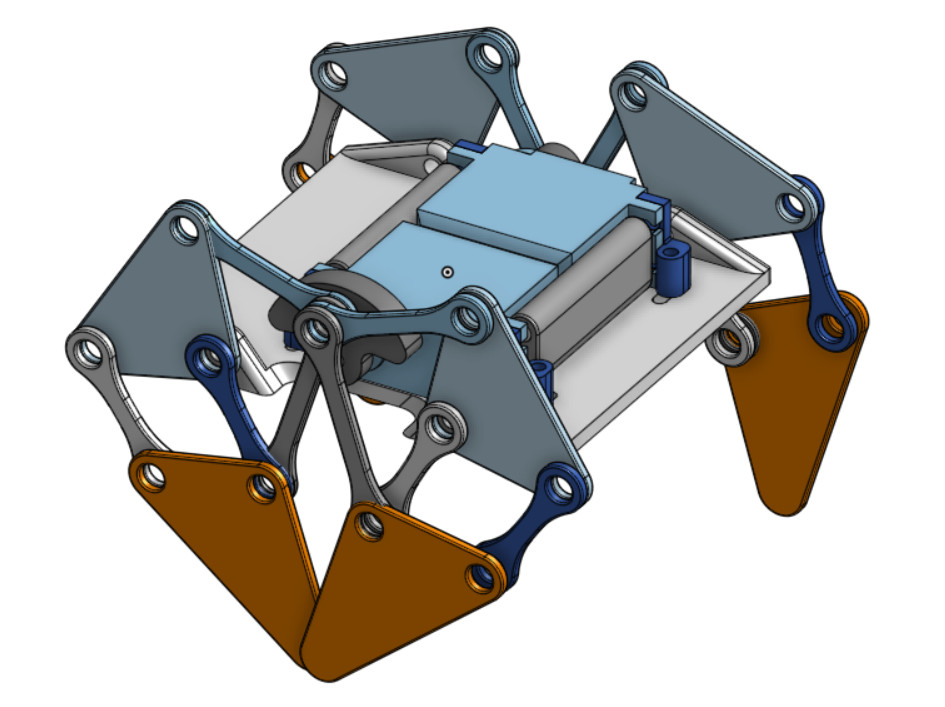
#> input picture images/Jansen_walker.jpg, 945 x 707 px
$ python -i colorfilterdefect.py   (imports and definitions only)   (older library calls are emulated)
#> lines starting #> are read from the running program, lines starting #| are printed output that depends on the picture; after the words box and inside, x2 and y2 are one past the last pixel; in counts of white or black regions, pixels touching at a corner belong together
# -*- coding: utf-8 -*-

from typing import Tuple, List, Optional
import cv2 as cv
import numpy as np
import math
from collections import Counter
from core.colorfilterdefect import cvtool


def cp_list(mat, contours):
    cs = []
    for i in range(0, len(contours)):
        cs.append(ContourProperty(mat, contours[i]))
    return cs


# [72 lines left out: functions mark_contour, set_hv, mask_hv, on_hv, near_vertical_line, not called in this run]


class ContourProperty:

    def __init__(self, mat, contour):
        self.contourde_hv: Optional[np.ndarray] = None
        self.mat = mat
        self.height, self.width = mat.shape
        self.contour = contour
        self.rectx, self.recty, self.rectw, self.recth = cv.boundingRect(self.contour)
        rotbox = cv.minAreaRect(contour)
        self.rotx, self.roty = rotbox[0]
        self.rotwidth, self.rotheight = rotbox[1]
        self.rotpts = cv.boxPoints(rotbox)
        self.angle = rotbox[2]
        if self.rotwidth < self.rotheight:
            self.angle = 90 + self.angle

        self.center = cvtool.contour_center(self.contour)
        self.area = cv.contourArea(self.contour)

    # [35 lines left out: function de_hv, not called in this run]


enableprocess1 = True
enableprocess2 = True
enableprocess3 = True
enableprocess4 = True
enableprocess5 = True
enableprocess6 = True
show = False


def rotate(image, angle):
    image_center = tuple(np.array(image.shape[1::-1]) / 2)
    rot_mat = cv.getRotationMatrix2D(image_center, angle, 1.0)
    result = cv.warpAffine(image, rot_mat, image.shape[1::-1], flags=cv.INTER_LINEAR)
    return result


def process1(gray, left, right, top, bottom, verticallist, horizontallist, vspacelist, hspacelist):
    height, width = gray.shape
    bw = cv.adaptiveThreshold(gray, 255, cv.ADAPTIVE_THRESH_MEAN_C, cv.THRESH_BINARY, 15, -2)
    vertical = np.array(bw)
    elementv = cv.getStructuringElement(cv.MORPH_RECT, (1, 20))
    vertical = cv.erode(vertical, elementv)
    vertical = cv.dilate(vertical, elementv)
    helement = cv.getStructuringElement(cv.MORPH_RECT, (60, 1))
    vertical = cv.dilate(vertical, helement)
    vertical = cv.erode(vertical, helement)
    velement = cv.getStructuringElement(cv.MORPH_RECT, (1, 20))
    vertical = cv.dilate(vertical, velement)
    vertical = cv.erode(vertical, velement)
    edges = cv.adaptiveThreshold(vertical, 255, cv.ADAPTIVE_THRESH_MEAN_C, cv.THRESH_BINARY, 3, -2)
    im2, cnts, hierarchy = cv.findContours(edges, cv.RETR_LIST, cv.CHAIN_APPROX_NONE)
    if cnts is None or len(cnts) == 0:
        return cnts
    cplist = cp_list(edges, cnts)
    set_hv(verticallist, horizontallist, vspacelist, hspacelist, edges, cnts, False, False)
    dehvlist = []
    for i in range(0, len(cnts)):
        c = cplist[i]

        if on_hv(verticallist, horizontallist, c.center, 10):
            continue
        if c.rectw > width / 8 or c.recth > height / 8:
            continue
        if c.area < 30:
            continue
        c.de_hv(verticallist, horizontallist, 1, 0.3, left, right, top, bottom)
        if c.contourde_hv is None or len(c.contourde_hv) == 0:
            continue
        else:
            dehvlist.append(c.contourde_hv)
    return dehvlist


# [308 lines left out: functions process2, process3, process4, distance, merge_contours, all_lines and 7 more, not called in this run]


def line_angle(mat):
    gray = cv.cvtColor(mat, cv.COLOR_BGR2GRAY)
    canny = cv.Canny(gray, 255, 100)
    lines = cv.HoughLinesP(canny, 1, np.pi / 180, 220, 220, 220, 20)
    if lines is None or len(lines) == 0:
        return 0
    angs = []
    for line in lines[0]:
        ang = math.atan2(line[3] - line[1], line[2] - line[0]) * 180 / np.pi
        angs.append(ang)
    counts = Counter(angs)
    asorted = sorted(counts.items(), key=lambda kv: kv[1], reverse=True)
    return asorted[0][0]


def process(img):
    verticallist = []
    horizontallist = []
    vspacelist = []
    hspacelist = []

    height, width, channels = img.shape
    mat = np.array(img)
    percent = 0.05
    left = int(width * percent)
    right = int(width * percent)
    top = int(height * percent)
    bottom = int(height * percent)
    reflect = cv.copyMakeBorder(mat, top, bottom, left, right, cv.BORDER_REFLECT)
    angle = line_angle(reflect)
    rotated = rotate(reflect, angle)
    gray = cv.cvtColor(rotated, cv.COLOR_BGR2GRAY)

    cmap = np.zeros(gray.shape, dtype=gray.dtype)
    if enableprocess1:
        contours1 = process1(
            np.array(gray),
            left,
            right,
            top,
            bottom,
            verticallist,
            horizontallist,
            vspacelist,
            hspacelist
        )
        if (not (contours1 is None)) and len(contours1) > 0:
            cv.drawContours(cmap, contours1, -1, 255)

    if enableprocess2:
        contours2 = process2(
            np.array(gray),
            left,
            right,
            top,
            bottom,
            verticallist,
            horizontallist,
            vspacelist,
            hspacelist
        )
        if (not (contours2 is None)) and len(contours2) > 0:
            cv.drawContours(cmap, contours2, -1, 255)

    if enableprocess3:
        contours3 = process3(np.array(gray))
        if (not (contours3 is None)) and len(contours3) > 0:
            cv.drawContours(cmap, contours3, -1, 255)

    if enableprocess4:
        contours4 = process4(
            np.array(gray),
            left,
            right,
            top,
            bottom,
            verticallist,
            horizontallist,
            vspacelist,
            hspacelist
        )
        if (not (contours4 is None)) and len(contours4) > 0:
            cv.drawContours(cmap, contours4, -1, 255)

    if enableprocess5:
        contours5 = process5(
            np.array(gray),
            verticallist,
            horizontallist,
            vspacelist,
            hspacelist
        )
        if (not (contours5 is None)) and len(contours5) > 0:
            cv.drawContours(cmap, contours5, -1, 255)

    if enableprocess6:
        contours6 = process6(
            np.array(gray),
            verticallist,
            horizontallist,
            vspacelist,
            hspacelist
        )
        if (not (contours6 is None)) and len(contours6) > 0:
            cv.drawContours(cmap, contours6, -1, 255)

    cmap = rotate(cmap, -angle)
    cmap = cmap[top:height + top, left:width + left]
    orgcmap = np.array(cmap)
    edges = cv.adaptiveThreshold(orgcmap, 255, cv.ADAPTIVE_THRESH_MEAN_C, cv.THRESH_BINARY, 3, -2)
    im2, cnts, hierarchy = cv.findContours(edges, cv.RETR_EXTERNAL, cv.CHAIN_APPROX_NONE)
    index = []
    for i in range(0, len(cnts)):
        p = cvtool.contour_center(cnts[i])
        if p[0] < 0 or p[0] >= width or p[1] < 0 or p[1] >= height:
            index.append(i)
    cnts = cvtool.delete(cnts, index)
    cv.drawContours(img, cnts, -1, (0, 255, 0))
    for c in cnts:
        cv.circle(img, cvtool.contour_center(c), 6, (0, 0, 255), 3)
        rx, ry, rw, rh = cv.boundingRect(c)
        cv.line(img, (rx, ry), (rx + rw - 1, ry), (255, 0, 0), 3)
        cv.line(img, (rx + rw - 1, ry), (rx + rw - 1, ry + rh - 1), (255, 0, 0), 3)
        cv.line(img, (rx + rw - 1, ry + rh - 1), (rx, ry + rh - 1), (255, 0, 0), 3)
        cv.line(img, (rx, ry + rh - 1), (rx, ry), (255, 0, 0), 3)
    return img, cnts


# [7 lines left out: function image_detect, not called in this run]

>>> import cv2
>>> picture = cv2.imread('../../../../../../images/Jansen_walker.jpg')
#> picture is the input picture: shape (707, 945, 3); mean B, G, R 192.6, 195.1, 195.8
>>> result = process(picture)
#> in process, `reflect = cv.copyMakeBorder(mat, top, bottom, left, right, cv.BORDER_R..`:
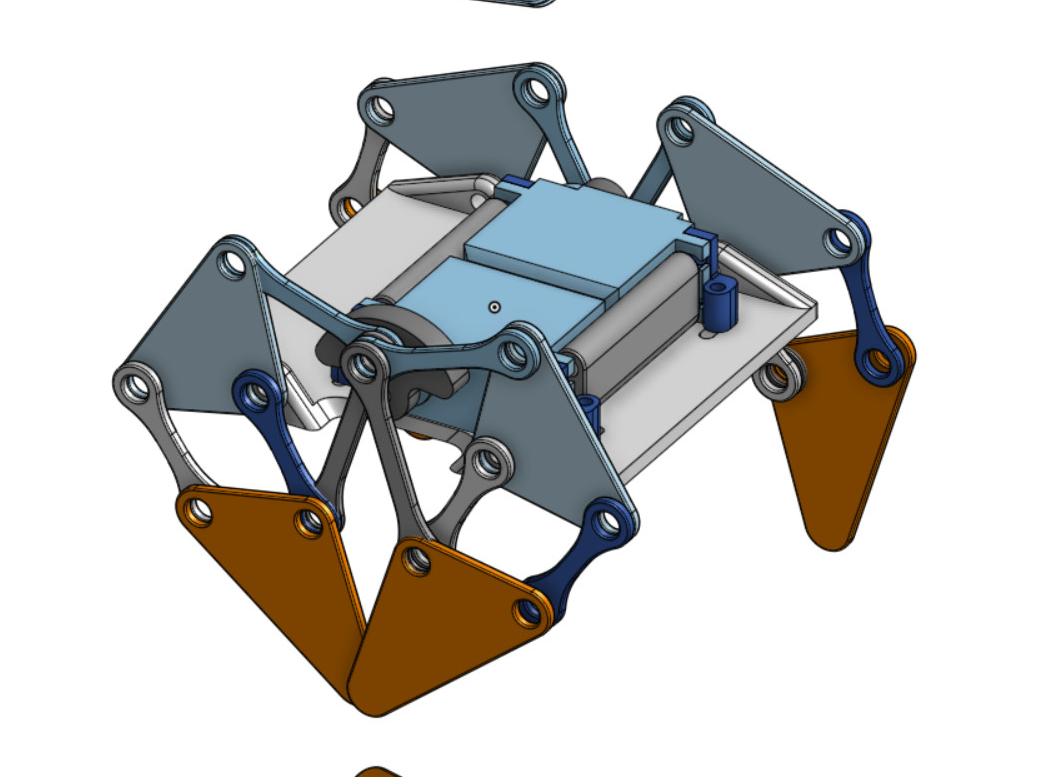
#> reflect: shape (777, 1039, 3); mean B, G, R 203.1, 205.2, 205.8
#> in line_angle, `gray = cv.cvtColor(mat, cv.COLOR_BGR2GRAY)`:
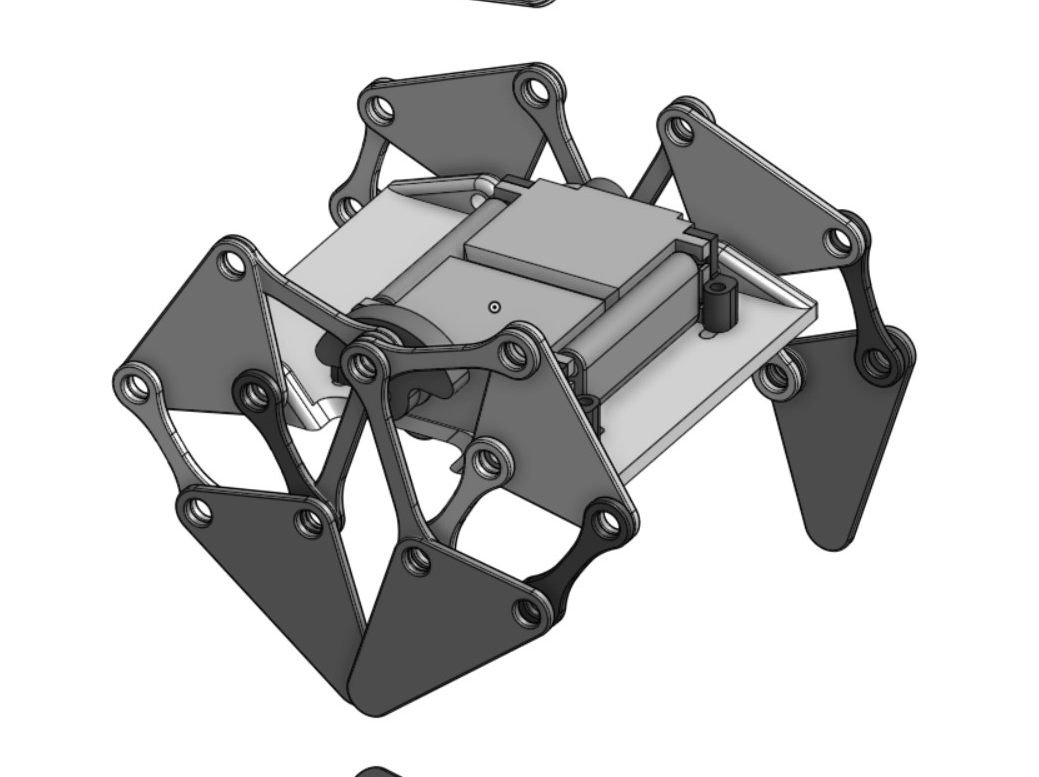
#> gray: shape (777, 1039); min 0, max 255, mean 205.2
#> in line_angle, `canny = cv.Canny(gray, 255, 100)`:
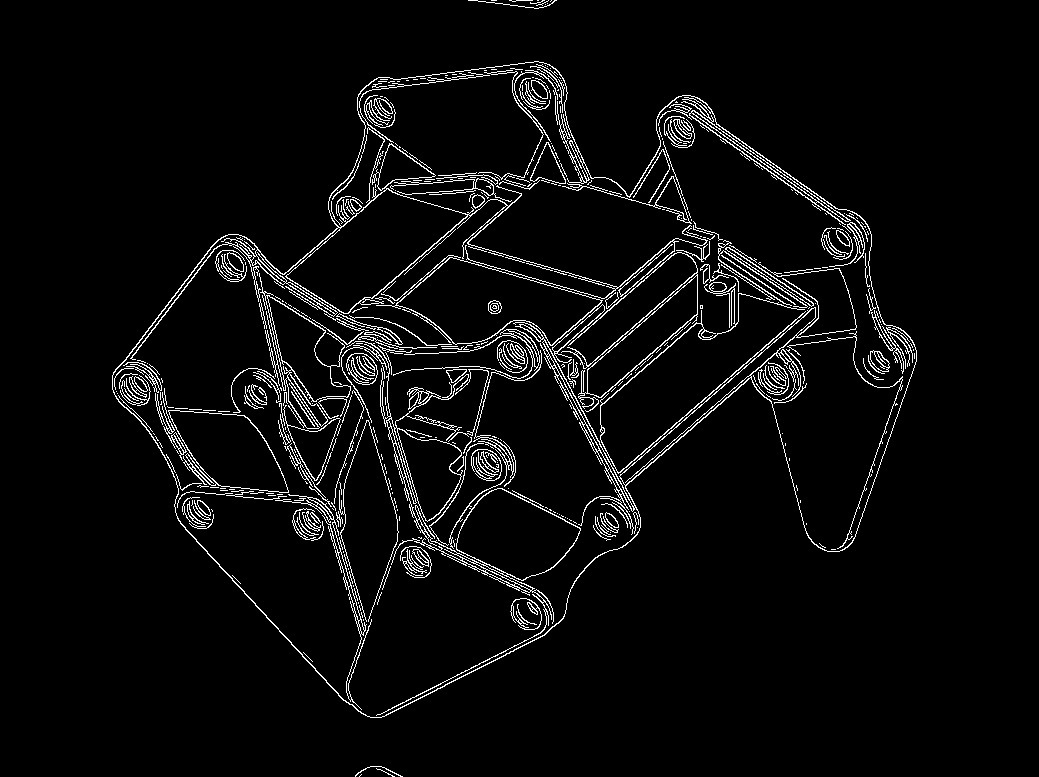
#> canny: shape (777, 1039); 4.3% white in thin lines or dots, all inside (x1, y1, x2, y2) = (112, 0, 917, 777)
#> in line_angle, `lines = cv.HoughLinesP(canny, 1, np.pi / 180, 220, 220, 220, 20)`: lines = None
#> in process, `angle = line_angle(reflect)`: angle = 0
#> in rotate, `rot_mat = cv.getRotationMatrix2D(image_center, angle, 1.0)`: rot_mat = [[1, 0, 0], [0, 1, 0]]
#> in process1, `bw = cv.adaptiveThreshold(gray, 255, cv.ADAPTIVE_THRESH_MEAN_C, cv.THR..`:
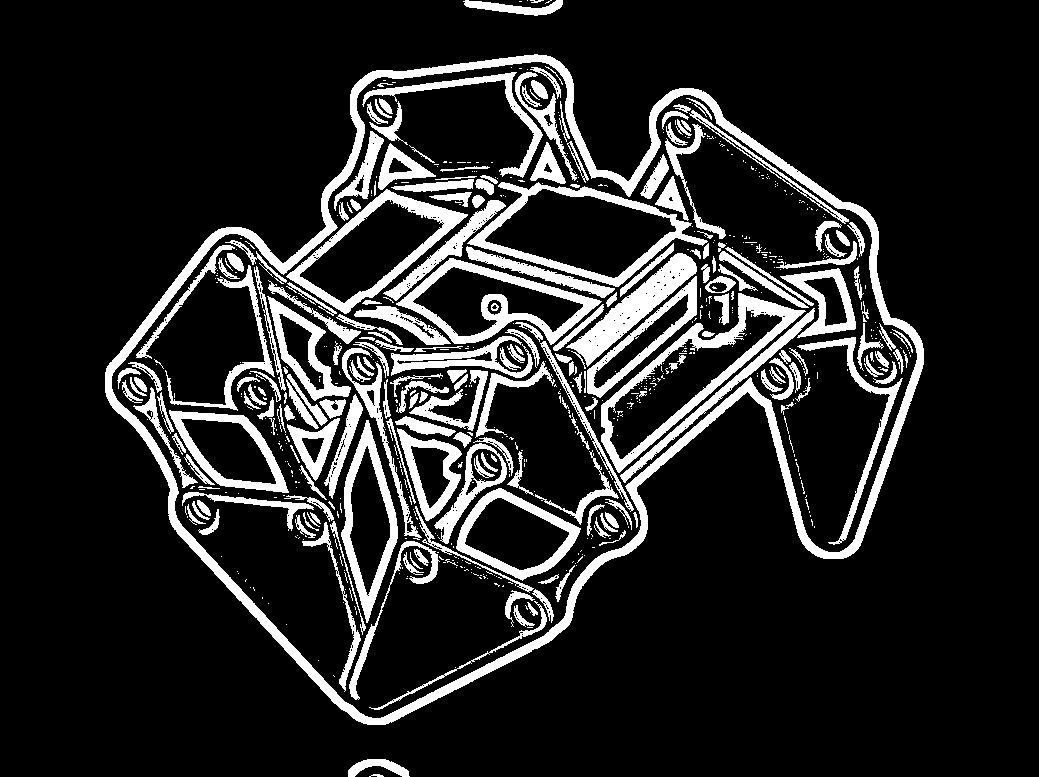
#> bw: shape (777, 1039); 14.9% white; 708 white regions (486 under 20 px), largest, box (x1, y1, x2, y2) and area: (105, 54, 924, 725) 23596, (601, 293, 806, 473) 4928, (396, 258, 602, 345) 4064
#> in process1, `vertical = cv.erode(vertical, elementv)`: vertical: shape (777, 1039); 1.1% white; 166 white regions (93 under 20 px), largest, box (x1, y1, x2, y2) and area: (344, 430, 397, 614) 1175, (857, 342, 923, 541) 498, (582, 313, 620, 358) 452
#> in process1, `vertical = cv.dilate(vertical, elementv)`: vertical: shape (777, 1039); 3.3% white; 121 white regions, largest, box (x1, y1, x2, y2) and area: (344, 421, 397, 624) 2999, (857, 333, 923, 551) 1771, (582, 304, 620, 368) 1174
#> in process1, `vertical = cv.dilate(vertical, helement)`: vertical: shape (777, 1039); 25.1% white; 14 white regions, largest, box (x1, y1, x2, y2) and area: (443, 217, 953, 551) 67311, (184, 252, 552, 701) 64657, (477, 69, 749, 212) 22716
#> in process1, `vertical = cv.erode(vertical, helement)`: vertical: shape (777, 1039); 10.1% white; 14 white regions, largest, box (x1, y1, x2, y2) and area: (214, 252, 523, 701) 35098, (473, 217, 924, 551) 25952, (507, 69, 720, 212) 8615
#> in process1, `vertical = cv.dilate(vertical, velement)`: vertical: shape (777, 1039); 14.8% white; 14 white regions, largest, box (x1, y1, x2, y2) and area: (214, 243, 523, 711) 46809, (473, 208, 924, 561) 40253, (507, 60, 720, 222) 13009
#> in process1, `vertical = cv.erode(vertical, velement)`: vertical: shape (777, 1039); 10.7% white; 14 white regions, largest, box (x1, y1, x2, y2) and area: (214, 253, 523, 702) 37176, (473, 218, 924, 552) 27827, (507, 70, 720, 213) 8886
#> in process1, `edges = cv.adaptiveThreshold(vertical, 255, cv.ADAPTIVE_THRESH_MEAN_C,..`:
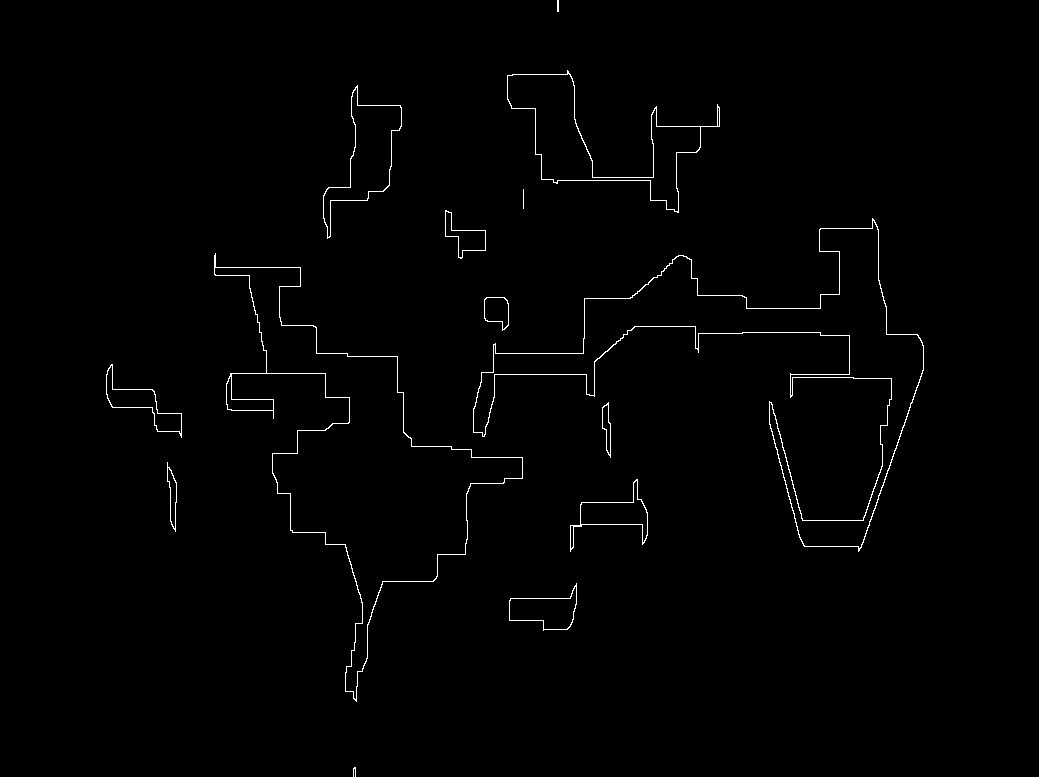
#> edges: shape (777, 1039); 0.92% white in thin lines or dots, all inside (x1, y1, x2, y2) = (106, 0, 924, 777)
#> in process1, `im2, cnts, hierarchy = cv.findContours(edges, cv.RETR_LIST, cv.CHAIN_A..`: cnts = 28 contours, 3 with area under 20; largest, box (x1, y1, x2, y2) and area: (214, 253, 523, 702) 36241, (214, 267, 523, 700) 35492, (473, 218, 924, 552) 26632, (473, 220, 924, 549) 26337, (507, 70, 720, 213) 8462
#> the loop in cp_list, `for i in range(0, len(contours)):` made 1 pass
#> rotbox in ContourProperty on pass 1: ((354, 771.5), (9, 2), -90)
#> after the loop in cp_list, `for i in range(0, len(contours)):`: cs = []
#> (the run stopped early here; a loop or call above may not have finished)

$ run again, on images/trc2018_task1.jpg
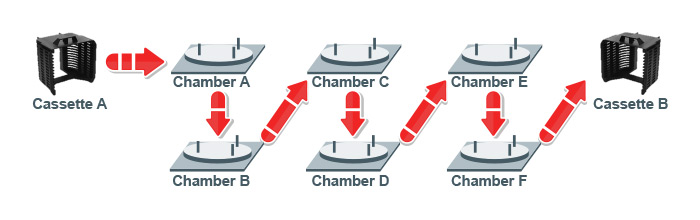
#> input picture images/trc2018_task1.jpg, 700 x 220 px
#> picture is the input picture: shape (220, 700, 3); mean B, G, R 231.7, 231, 236
#> in line_angle, `canny = cv.Canny(gray, 255, 100)`:
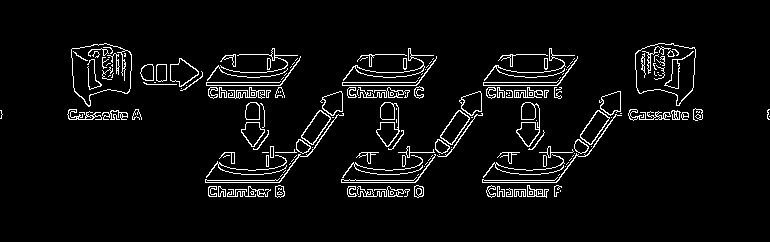
#> canny: shape (242, 770); 4.9% white in thin lines or dots, all inside (x1, y1, x2, y2) = (0, 43, 770, 198)
#> lines = None
#> angle = 0
#> rot_mat = [[1, 0, 0], [0, 1, 0]]
#> bw: shape (242, 770); 20.4% white; 105 white regions (86 under 20 px), largest, box (x1, y1, x2, y2) and area: (61, 36, 710, 204) 33668, (213, 168, 287, 180) 455, (349, 168, 423, 180) 451
#> in process1, `edges = cv.adaptiveThreshold(vertical, 255, cv.ADAPTIVE_THRESH_MEAN_C,..`:
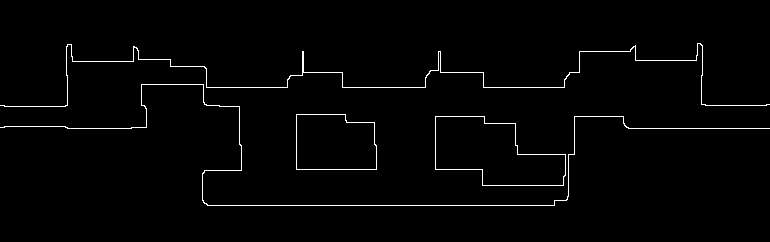
#> edges: shape (242, 770); 1.6% white in thin lines or dots, all inside (x1, y1, x2, y2) = (0, 43, 770, 206)
#> cnts = 6 contours; box (x1, y1, x2, y2) and area: (435, 116, 566, 186) 6103, (435, 116, 566, 186) 6095, (296, 114, 377, 170) 4111, (296, 114, 377, 170) 4105, (0, 43, 770, 107) 74, (0, 84, 770, 206) 32
#> the loop in cp_list, `for i in range(0, len(contours)):` made 1 pass
#> rotbox in ContourProperty on pass 1: ((500, 150.5), (69, 130), -90)
#> after the loop in cp_list, `for i in range(0, len(contours)):`: cs = []
